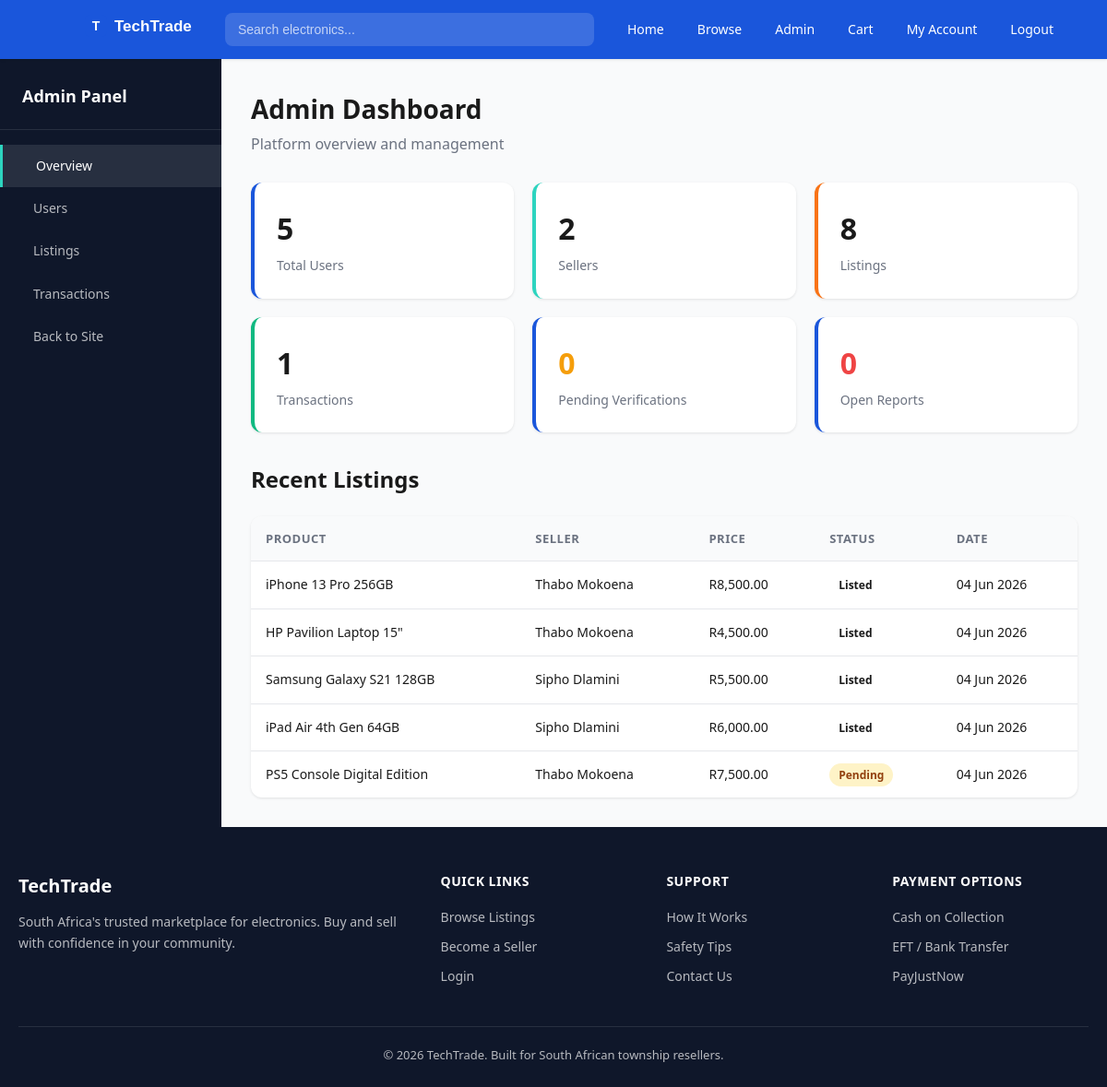
Page /admin_dashboard.php (signed in) on the committed database.
### tables this page shows
CREATE TABLE listings (
    listing_id INT AUTO_INCREMENT PRIMARY KEY,
    seller_id INT NOT NULL,
    category_id INT NOT NULL,
    title VARCHAR(150) NOT NULL,
    description TEXT,
    price DECIMAL(10,2) NOT NULL,
    condition_status ENUM('New','Used - Like New','Used - Good','Used - Fair') DEFAULT 'Used - Good',
    image_url VARCHAR(255) DEFAULT '',
    status ENUM('Listed','Pending','Sold','Cancelled') DEFAULT 'Listed',
    created_at TIMESTAMP DEFAULT CURRENT_TIMESTAMP,
    updated_at TIMESTAMP DEFAULT CURRENT_TIMESTAMP ON UPDATE CURRENT_TIMESTAMP,
    FOREIGN KEY (seller_id) REFERENCES users(user_id) ON DELETE CASCADE,
    FOREIGN KEY (category_id) REFERENCES categories(category_id)
);

CREATE TABLE users (
    user_id INT AUTO_INCREMENT PRIMARY KEY,
    full_name VARCHAR(100) NOT NULL,
    email VARCHAR(100) NOT NULL UNIQUE,
    password_hash VARCHAR(255) NOT NULL,
    phone VARCHAR(20),
    location VARCHAR(100),
    role ENUM('buyer','seller','admin') DEFAULT 'buyer',
    is_verified TINYINT DEFAULT 0,
    created_at TIMESTAMP DEFAULT CURRENT_TIMESTAMP
);

### admin_dashboard.php (the view, shortened to what this page needs)
<?php
require_once 'includes/db.php';
$total_users = mysqli_fetch_assoc(mysqli_query($conn, "SELECT COUNT(*) as total FROM users"))['total'];
$total_sellers = mysqli_fetch_assoc(mysqli_query($conn, "SELECT COUNT(*) as total FROM users WHERE role = 'seller'"))['total'];
$total_listings = mysqli_fetch_assoc(mysqli_query($conn, "SELECT COUNT(*) as total FROM listings"))['total'];
$total_transactions = mysqli_fetch_assoc(mysqli_query($conn, "SELECT COUNT(*) as total FROM transactions"))['total'];
$pending_verifications = mysqli_fetch_assoc(mysqli_query($conn, "SELECT COUNT(*) as total FROM users WHERE role = 'seller' AND is_verified = 0"))['total'];
$open_reports = mysqli_fetch_assoc(mysqli_query($conn, "SELECT COUNT(*) as total FROM reports WHERE status = 'Open'"))['total'];
$recent_sql = "SELECT l.*, u.full_name as seller_name FROM listings l JOIN users u ON l.seller_id = u.user_id ORDER BY l.created_at DESC LIMIT 5";
$recent_result = mysqli_query($conn, $recent_sql);
include 'includes/header.php';
?>
<div class="admin-layout">
    <aside class="admin-sidebar">
        <div class="sidebar-brand">
            <i class="ti ti-shield"></i> Admin Panel
        </div>
        <a href="/admin_dashboard.php" class="active">
            <i class="ti ti-layout-dashboard"></i> Overview
        </a>
        <a href="/admin_users.php">
            <i class="ti ti-users"></i> Users
        </a>
        <a href="/admin_listings.php">
            <i class="ti ti-shopping-bag"></i> Listings
        </a>
        <a href="/admin_transactions.php">
            <i class="ti ti-transfer"></i> Transactions
        </a>
        <a href="/index.php">
            <i class="ti ti-arrow-left"></i> Back to Site
        </a>
    </aside>
    <main class="admin-main">
        <div class="dashboard-header">
            <h1>Admin Dashboard</h1>
            <p>Platform overview and management</p>
        </div>
        <div class="stats-grid" style="grid-template-columns: repeat(3, 1fr);">
            <div class="stat-card">
                <div class="stat-value"><?php echo $total_users; ?></div>
                <div class="stat-label">Total Users</div>
            </div>
            <div class="stat-card">
                <div class="stat-value"><?php echo $total_sellers; ?></div>
                <div class="stat-label">Sellers</div>
            </div>
            <div class="stat-card">
                <div class="stat-value"><?php echo $total_listings; ?></div>
                <div class="stat-label">Listings</div>
            </div>
            <div class="stat-card">
                <div class="stat-value"><?php echo $total_transactions; ?></div>
                <div class="stat-label">Transactions</div>
            </div>
            <div class="stat-card">
                <div class="stat-value" style="color: var(--warning);"><?php echo $pending_verifications; ?></div>
                <div class="stat-label">Pending Verifications</div>
            </div>
            <div class="stat-card">
                <div class="stat-value" style="color: var(--danger);"><?php echo $open_reports; ?></div>
                <div class="stat-label">Open Reports</div>
            </div>
        </div>
        <h2 class="section-title">Recent Listings</h2>
        <table class="data-table">
            <thead>
                <tr>
                    <th>Product</th>
                    <th>Seller</th>
                    <th>Price</th>
                    <th>Status</th>
                    <th>Date</th>
                </tr>
            </thead>
            <tbody>
                <?php while ($item = mysqli_fetch_assoc($recent_result)): ?>
                <tr>
                    <td><?php echo $item['title']; ?></td>
                    <td><?php echo $item['seller_name']; ?></td>
                    <td>R<?php echo number_format($item['price'], 2); ?></td>
                    <td><span class="badge badge-<?php echo strtolower($item['status']); ?>"><?php echo $item['status']; ?></span></td>
                    <td><?php echo date('d M Y', strtotime($item['created_at'])); ?></td>
                </tr>
                <?php endwhile; ?>
            </tbody>
        </table>
    </main>
</div>
<?php include 'includes/footer.php'; ?>

### css/style.css (style rules this page uses)
:root { --primary: #1A56DB; --primary-dark: #1e429f; --primary-light: #e1effe; --aqua: #2DD4BF; --aqua-light: #ccfbf1; --accent: #F97316; --accent-hover: #ea580c; --dark: #0F172A; --text: #1a1a1a; --text-light: #6b7280; --border: #e5e7eb; --surface: #f9fafb; --white: #ffffff; --success: #10b981; --warning: #f59e0b; --danger: #ef4444; --shadow: 0 1px 3px rgba(0,0,0,0.1); --shadow-lg: 0 10px 25px rgba(0,0,0,0.1); --radius: 8px; --radius-lg: 12px; }
* { margin: 0; padding: 0; box-sizing: border-box; }
body { font-family: 'Segoe UI', system-ui, -apple-system, sans-serif; color: var(--text); background: var(--surface); line-height: 1.6; min-height: 100vh; }
a { text-decoration: none; color: inherit; }
.section-title { font-size: 24px; font-weight: 700; margin-bottom: 20px; color: var(--text); }
.dashboard-header { margin-bottom: 28px; }
.dashboard-header h1 { font-size: 28px; margin-bottom: 4px; }
.dashboard-header p { color: var(--text-light); }
.stats-grid { display: grid; grid-template-columns: repeat(4, 1fr); gap: 20px; margin-bottom: 32px; }
.stat-card { background: var(--white); padding: 24px; border-radius: var(--radius-lg); box-shadow: var(--shadow); border-left: 4px solid var(--primary); }
.stat-card:nth-child(2) { border-left-color: var(--aqua); }
.stat-card:nth-child(3) { border-left-color: var(--accent); }
.stat-card:nth-child(4) { border-left-color: var(--success); }
.stat-value { font-size: 32px; font-weight: 700; color: var(--text); }
.stat-label { font-size: 14px; color: var(--text-light); margin-top: 4px; }
.data-table { width: 100%; background: var(--white); border-radius: var(--radius-lg); overflow: hidden; box-shadow: var(--shadow); border-collapse: collapse; }
.data-table th { background: var(--surface); padding: 14px 16px; text-align: left; font-size: 13px; font-weight: 600; color: var(--text-light); text-transform: uppercase; letter-spacing: 0.5px; }
.data-table td { padding: 14px 16px; border-top: 1px solid var(--border); font-size: 14px; }
.badge { padding: 4px 10px; border-radius: 20px; font-size: 12px; font-weight: 600; }
.badge-pending { background: #fef3c7; color: #92400e; }
.admin-layout { display: grid; grid-template-columns: 240px 1fr; gap: 0; min-height: calc(100vh - 60px); }
.admin-sidebar { background: var(--dark); padding: 24px 0; }
.admin-sidebar .sidebar-brand { padding: 0 24px 20px; color: white; font-size: 18px; font-weight: 700; border-bottom: 1px solid rgba(255,255,255,0.1); margin-bottom: 16px; }
.admin-sidebar a { display: flex; align-items: center; gap: 12px; padding: 12px 24px; color: rgba(255,255,255,0.7); font-size: 14px; transition: all 0.2s; }
.admin-sidebar a:hover, .admin-sidebar a.active { color: white; background: rgba(255,255,255,0.1); border-left: 3px solid var(--aqua); }
.admin-main { padding: 32px; background: var(--surface); }
body, .navbar, .p-card, .form-card, .stat-card, .data-table, .step-card, .payment-card, .footer, .seller-box, .admin-sidebar, .conversation-item, .chat-bubble.received { transition: background-color 0.3s, color 0.3s, border-color 0.3s; }

### rows in the picture
listings: title "iPhone 13 Pro 256GB", seller.full_name "Thabo Mokoena", price "8,500.00", status "Listed", created_at "04 Jun 2026"
listings: title "HP Pavilion Laptop 15\"", seller.full_name "Thabo Mokoena", price "4,500.00", status "Listed", created_at "04 Jun 2026"
listings: title "Samsung Galaxy S21 128GB", seller.full_name "Sipho Dlamini", price "5,500.00", status "Listed", created_at "04 Jun 2026"
listings: title "iPad Air 4th Gen 64GB", seller.full_name "Sipho Dlamini", price "6,000.00", status "Listed", created_at "04 Jun 2026"
listings: title "PS5 Console Digital Edition", seller.full_name "Thabo Mokoena", price "7,500.00", status "Pending", created_at "04 Jun 2026"

### other values in the picture
$total_users "5"
$total_sellers "2"
$total_listings "8"
$total_transactions "1"
$pending_verifications "0"
$open_reports "0"
